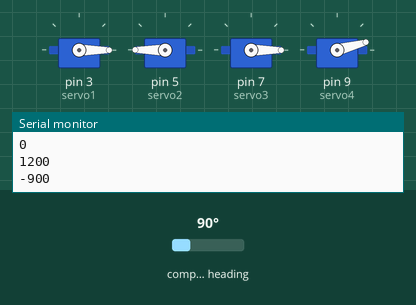
Recording of a sketch running on a simulated Arduino Uno, built with avr-gcc and run on an emulated ATmega328P. Parts: 4 × servo, the last lines printed to the serial monitor. The inputs (shaded band) are chosen by the test bench; at power-on: compass heading 90°.

Above: at 1.2 s.
1.3 s: compass heading set to 7°
At 2.2 s:
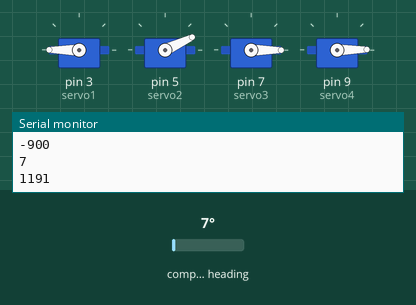
2.8 s: compass heading set to 180°
At 3.3 s:
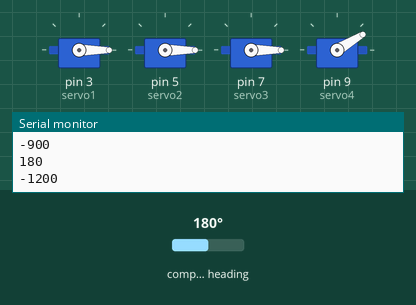
4.3 s: compass heading set to 269°
At 5.2 s:
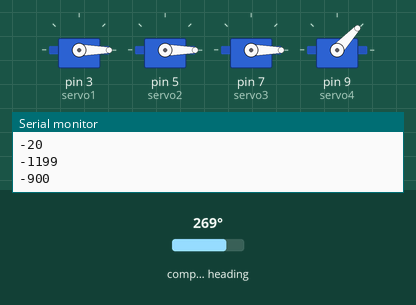
5.8 s: compass heading set to 352°
At 6.6 s:
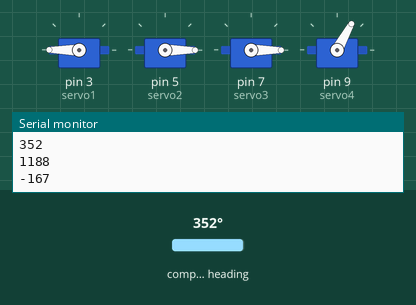
7.3 s: compass heading set to 90°
At 7.8 s:
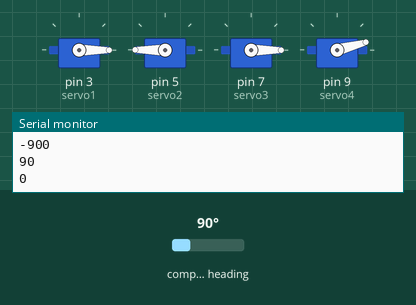
Timing chart, 0 to 9.8 s (numbered marks = the images above; inputs shaded):
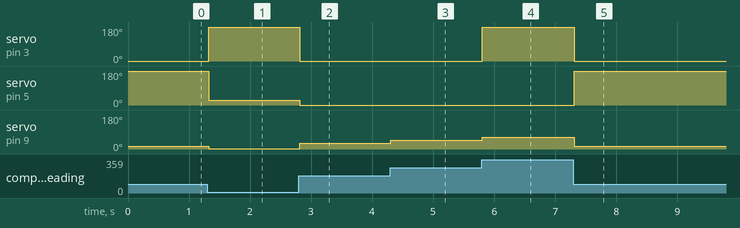

The sketch:

SERVO_COMPASS_GY271.ino
```cpp
#include <Wire.h> //buscar para que es
#include <MechaQMC5883.h> //biblio para gy
#include <Servo.h> //biblio para servo

//creación de objetos para controlarlos: servos
Servo servo1;
Servo servo2;
Servo servo3;
Servo servo4;

//creación de objeto: compas gy-273
MechaQMC5883 compas;

void setup() {

  //conexion de servo 
  servo1.attach(3,1000,2000);
  servo2.attach(5,1000,2000);
  servo3.attach(7,1000,2000);
  servo4.attach(9,1000,2000);

  //gy-273 conexion 
  Wire.begin(); //buscar 
  Serial.begin(9600);
  compas.init();
}
void loop() {
  int x, y, z;
  int azimuth;
  int servox;
  int servoy;
  int servoz;
  int servoazi;
  compas.read(&x, &y, &z,&azimuth);
  servox = map(x, 0, 1023, 0, 180);
  servoy = map(y, 0, 1023, 0, 180);
  servoz = map(z, 0, 1023, 0, 180);
  servoazi = map(azimuth, 0, 1023, 0, 180);

  servo1.write(servox);
  servo2.write(servoy);
  servo3.write(servoz);
  servo4.write(servoazi);
  Serial.println(x);
  Serial.println(y);
  Serial.println(z);
  Serial.println(azimuth);

  }
```

Measured:
- after the input at 1.3 s, servo on pin 3 (servo1): 0° → 180° at once; servo on pin 5 (servo2): 180° → 25° at once; servo on pin 9 (servo4): 15° → 1° at once
- after the input at 2.8 s, servo on pin 3 (servo1): 180° → 0° at once; servo on pin 5 (servo2): 25° → 0° at once; servo on pin 9 (servo4): 1° → 31° at once
- after the input at 4.3 s, servo on pin 9 (servo4): 31° → 47° at once
- after the input at 5.8 s, servo on pin 3 (servo1): 0° → 180° at once; servo on pin 9 (servo4): 47° → 61° at once
- after the input at 7.3 s, servo on pin 3 (servo1): 180° → 0° at once; servo on pin 5 (servo2): 0° → 180° at once; servo on pin 9 (servo4): 61° → 15° at once
